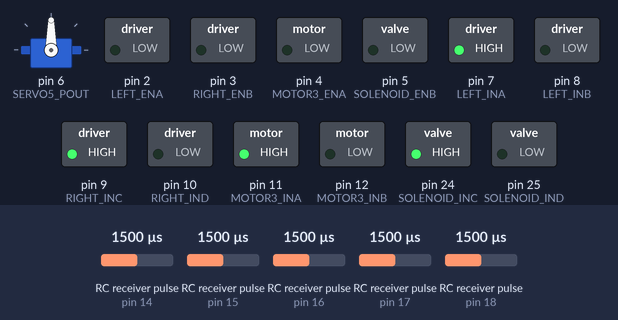
Recording of a sketch running on a simulated Arduino Mega 2560, built with avr-gcc and run on an emulated ATmega2560. Parts: servo, switched loads named in the sketch (green lamp = pin HIGH). Wiring (inferred from the names in the program): 5 × RC receiver channel: data pin 17 / data pin 18 / data pin 14 / data pin 15 / data pin 16. Dashed ring = blinking. The inputs (shaded band) are chosen by the test bench; at power-on: RC receiver pulse (sensors on pin 15, pin 14, pin 17, pin 16, pin 18) 1500 µs. What the sketch prints to the serial monitor is not drawn.

Above: at 1.2 s.
1.3 s: RC receiver pulse (sensor on pin 15) set to 1250 µs
At 2.8 s:
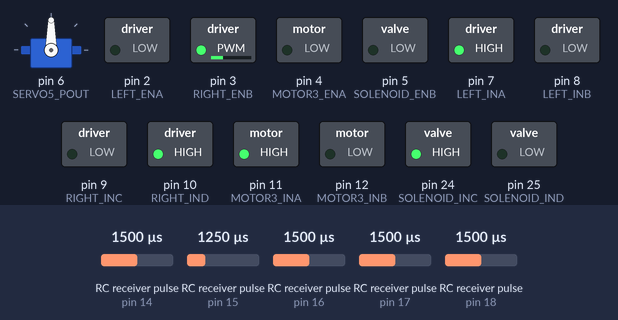
4.3 s: RC receiver pulse (sensor on pin 14) set to 1250 µs
At 4.8 s:
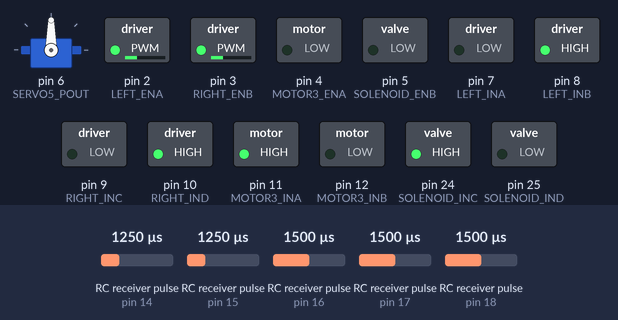
7.3 s: RC receiver pulse (sensor on pin 17) set to 1589 µs
10.3 s: RC receiver pulse (sensor on pin 17) set to 1611 µs
At 10.51 s:
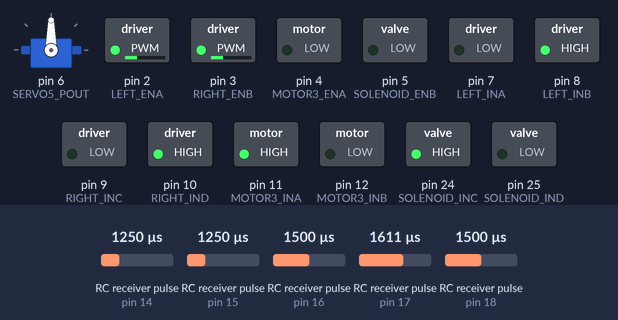
13.3 s: RC receiver pulse (sensor on pin 16) set to 1020 µs
At 13.57 s:
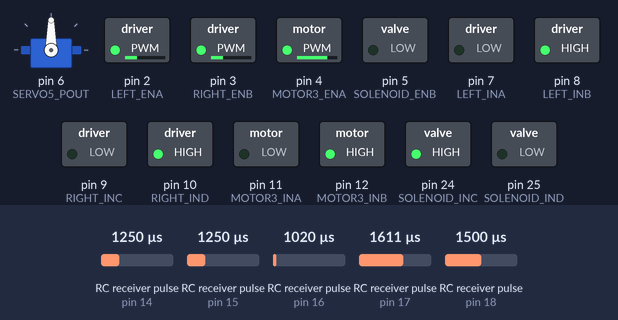
16.3 s: RC receiver pulse (sensor on pin 18) set to 1020 µs
At 20.23 s:
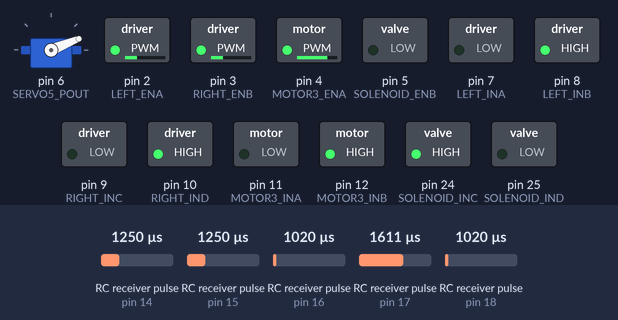
Timing chart, 0 to 20.3 s (numbered marks = the images above; inputs shaded):
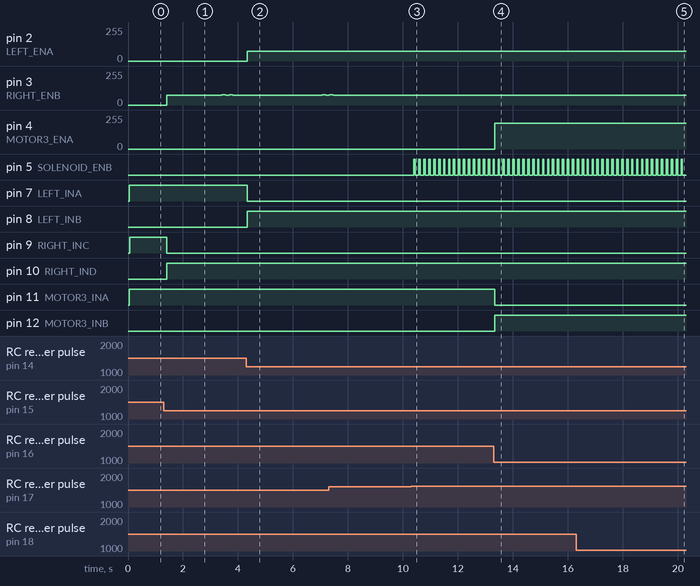

The sketch:

Data_Benders_Chasis_Motor_Control_Teensy_Board_v6.ino
```cpp
#include <Servo.h>

const int FORWARD_THRESHOLD = 1600;
const int REVERSE_THRESHOLD = 1400;

// Rotational Servo Signal Wire connected to Receiver Channel 6

// Servo on Channel 5 (Up/Down Servo)

const int CH5_PIN = 18; // Receiver Channel 5 to Arduino Pin 22
Servo servo5;
const int SERVO5_POUT = 6; // Servo Signal Wire to Arduino PWM Pin 6

// Solenoid - Channel 4
const int CH4_PIN = 17 ;
const int SOLENOID_INC = 24;
const int SOLENOID_IND = 25;
const int SOLENOID_ENB = 5; // PWM CHANNEL

// Launch motor - Channel 1
const int CH1_PIN = 16;      // Changed from 40
const int MOTOR3_INA = 11;   // Changed from 41
const int MOTOR3_INB = 12;   // Changed from 42
const int MOTOR3_ENA = 4;    // PWM PORT

// Left track - Channel 3 (left joystick up/down)
const int CH3_PIN = 14;
const int LEFT_INA = 7;
const int LEFT_INB = 8;
const int LEFT_ENA = 2; // PWM PORT

// Right track - Channel 2 (right joystick up/down)
const int CH2_PIN = 15;
const int RIGHT_INC = 9;
const int RIGHT_IND = 10;
const int RIGHT_ENB = 3;   // PWM PORT


void setup() {

  Serial.begin(9600);


  // Servo setup, UP and Down Servo

  servo5.attach(SERVO5_POUT);

  pinMode(CH5_PIN, INPUT);


  // Left motor pins

  pinMode(CH3_PIN, INPUT);

  pinMode(LEFT_INA, OUTPUT);

  pinMode(LEFT_INB, OUTPUT);

  pinMode(LEFT_ENA, OUTPUT);


  // // Right motor pins

  pinMode(CH2_PIN, INPUT);

  pinMode(RIGHT_INC, OUTPUT);

  pinMode(RIGHT_IND, OUTPUT);

  pinMode(RIGHT_ENB, OUTPUT);


  // Launch motor pins

  pinMode(CH1_PIN, INPUT);

  pinMode(MOTOR3_INA, OUTPUT);

  pinMode(MOTOR3_INB, OUTPUT);

  pinMode(MOTOR3_ENA, OUTPUT);


  // Solenoid Pins and initialization

  pinMode(CH4_PIN, INPUT);

  pinMode(SOLENOID_INC, OUTPUT);

  pinMode(SOLENOID_IND, OUTPUT);

  pinMode(SOLENOID_ENB, OUTPUT);

  initSolenoid();

}


void loop() {


  // Servo Up/Down Logic

  unsigned long ch5Pulse = pulseIn(CH5_PIN, HIGH, 2500000);

  if (ch5Pulse > 0) {

    // Add deadband - only move if signal changes significantly

    static int lastAngle = 90;  // Remember last position

    int servoAngle = map(ch5Pulse, 1000, 2000, 20, 160);

    servoAngle = constrain(servoAngle, 0, 180);


    // Low Pass Filter

    if (abs(servoAngle - lastAngle) > 2) {

      servo5.write(servoAngle);

      lastAngle = servoAngle;

    }

  }


  // Solenoid Logic

  unsigned long ch4Pulse = pulseIn(CH4_PIN, HIGH, 2500000);

  if (ch4Pulse > FORWARD_THRESHOLD) {

    analogWrite(SOLENOID_ENB, 255);          // turn on

    delay(50);

    analogWrite(SOLENOID_ENB, 0);

  }


  // Read left joystick (Channel 3)

  unsigned long ch3Pulse = pulseIn(CH3_PIN, HIGH, 2500000);


  // Read right joystick (Channel 2)

  unsigned long ch2Pulse = pulseIn(CH2_PIN, HIGH, 2500000);


  // Read Channel 6 for launch motor

  unsigned long ch1Pulse = pulseIn(CH1_PIN, HIGH, 2500000);


  // Control launch motor

  if (ch1Pulse > 0) {

    controlMotor(ch1Pulse, MOTOR3_INA, MOTOR3_INB, MOTOR3_ENA, "LAUNCH_MOTOR");

  }


  // // Control left motor

  if (ch3Pulse > 0) {

    controlMotor(ch3Pulse, LEFT_INA, LEFT_INB, LEFT_ENA, "LEFT");

  }


  // Control right motor

  if (ch2Pulse > 0) {

    controlMotor(ch2Pulse, RIGHT_INC, RIGHT_IND, RIGHT_ENB, "RIGHT");

  }

  Serial.println();

  delay(20);

}


void initSolenoid() {

  digitalWrite(SOLENOID_INC, HIGH);

  digitalWrite(SOLENOID_IND, LOW);

  analogWrite(SOLENOID_ENB, 0);   // start off

}


void controlMotor(unsigned long pulseWidth, int pinA, int pinB, int pinEnable, String motorName) {

  int speed = 0;

  bool forward = true;


  if (pulseWidth > FORWARD_THRESHOLD) {  // Stick UP - Forward

    speed = map(pulseWidth, FORWARD_THRESHOLD, 2000, 0, 255);

    forward = true;

  } else if (pulseWidth < REVERSE_THRESHOLD) {  // Stick DOWN - Reverse

    speed = map(pulseWidth, REVERSE_THRESHOLD, 900, 0, 255);

    forward = false;

  } else {  // Deadzone - Stop

    speed = 0;

  }


  // Set direction

  digitalWrite(pinA, forward ? HIGH : LOW);

  digitalWrite(pinB, forward ? LOW : HIGH);


  // Set speed

  analogWrite(pinEnable, speed);


  // Debug output

  Serial.print(motorName);

  Serial.print(" - PWM: ");

  Serial.print(pulseWidth);

  Serial.print(" | Speed: ");

  Serial.print(speed);

  Serial.print(" | Dir: ");

  Serial.print(forward ? "FWD " : "REV ");

}
```

Measured:
- the behaviour switches between 1599 and 1600 µs on RC receiver pulse (sensor on pin 17) (found by bisection; images 2 and 3)
- after the input at 1.3 s, pin 3 (RIGHT_ENB): goes 75/255 2.0 s, 76/255 0.13 s, 75/255 0.13 s, 76/255 0.13 s, then 75/255, starting after 0.10 s; pin 9 (RIGHT_INC): HIGH → LOW after 0.10 s; pin 10 (RIGHT_IND): LOW → HIGH after 0.10 s
- after the input at 4.3 s, pin 2 (LEFT_ENA): 0/255 → 75/255 at once; pin 3 (RIGHT_ENB): 75/255 → 76/255 after 2.8 s, → 75/255 0.14 s later; pin 7 (LEFT_INA): HIGH → LOW at once; pin 8 (LEFT_INB): LOW → HIGH at once
- after the input at 10.3 s, pin 3 (RIGHT_ENB): stops changing and stays 75/255; pin 5 (SOLENOID_ENB): alternates HIGH for 0.05 s and LOW for 0.13 s, starting after 0.10 s
- after the input at 13.3 s, pin 4 (MOTOR3_ENA): 0/255 → 193/255 after 0.05 s; pin 11 (MOTOR3_INA): HIGH → LOW after 0.05 s; pin 12 (MOTOR3_INB): LOW → HIGH after 0.05 s
- after the input at 16.3 s, servo on pin 6 (SERVO5_POUT): 90° → 22° at once
